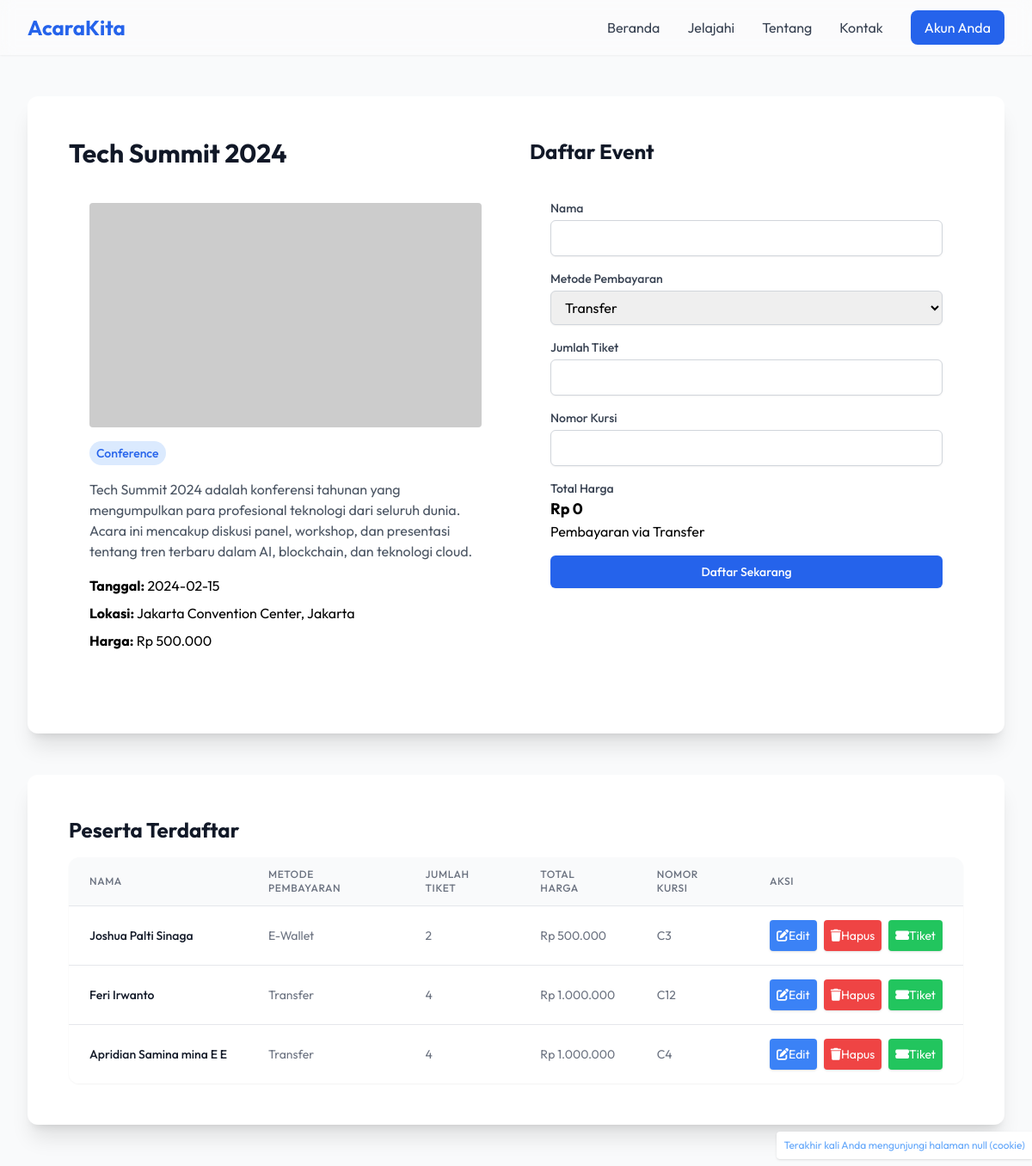
The app's page /detail.php?id=1 (signed in) with its own data.
### tables this page shows
CREATE TABLE `events` (
  `id` int(11) NOT NULL,
  `title` varchar(200) NOT NULL,
  `category` varchar(50) NOT NULL,
  `location` varchar(255) NOT NULL,
  `description` text DEFAULT NULL,
  `date` date NOT NULL,
  `price` int(11) NOT NULL,
  `created_at` timestamp NOT NULL DEFAULT current_timestamp()
);

CREATE TABLE `registrations` (
  `id` int(11) NOT NULL,
  `user_id` int(11) NOT NULL,
  `event_id` int(11) NOT NULL,
  `name` varchar(255) NOT NULL,
  `payment_method` enum('Transfer','E-Wallet') NOT NULL,
  `quantity` int(11) NOT NULL,
  `total_price` int(11) NOT NULL,
  `chair_number` int(11) DEFAULT NULL,
  `ip_address` varchar(50) DEFAULT NULL,
  `browser` text DEFAULT NULL,
  `created_at` timestamp NOT NULL DEFAULT current_timestamp()
);

### helper/database/Koneksi.php (called while the page is built, shortened)
<?php
class Koneksi {
    private $connection;
    public function __construct() {
        $this->host = "localhost";
        $this->username = "root";
        $this->password = "";
        $this->database = "acarakita";
        $this->connection = new mysqli($this->host, $this->username, $this->password, $this->database);
    }
    public function getConnection() {
        return $this->connection;
    }
}

### helper/database/EventController.php (called while the page is built, shortened)
<?php
require_once __DIR__ . '/Koneksi.php';
class EventController extends Koneksi {
    public function show($id) {
        $query = "SELECT * FROM events WHERE id=$id";
        $result = mysqli_query($this->getConnection(), $query);
        $row = mysqli_fetch_assoc($result);
        $event = new Event($row['title'], $row['category'], $row['location'], $row['description'], $row['date'], $row['price']);
        $event->id = $row['id'];
        $event->title = $row['title'];
        $event->category = $row['category'];
        $event->location = $row['location'];
        $event->description = $row['description'];
        $event->date = $row['date'];
        $event->price = $row['price'];
        $event->created_at = $row['created_at'];
        return $event;
    }
}
?>

### helper/database/RegistrationController.php (called while the page is built, shortened)
<?php
require_once __DIR__ . '/Koneksi.php';
class RegistrationController extends Koneksi {
    public function findByEventId($event_id) {
        $event_id = mysqli_real_escape_string($this->getConnection(), $event_id);
        $query = "SELECT * FROM registrations WHERE event_id='$event_id'";
        $result = mysqli_query($this->getConnection(), $query);
        $registrations = [];
        while ($row = mysqli_fetch_assoc($result)) {
            $registration = new Registration($row['user_id'], $row['event_id'], $row['name'], $row['payment_method'], $row['quantity'], $row['total_price'], $row['chair_number'], $row['ip_address'], $row['browser']);
            $registration->id = $row['id'];
            $registration->user_id = $row['user_id'];
            $registration->event_id = $row['event_id'];
            $registration->name = $row['name'];
            $registration->payment_method = $row['payment_method'];
            $registration->quantity = $row['quantity'];
            $registration->total_price = $row['total_price'];
            $registration->chair_number = $row['chair_number'];
            $registration->ip_address = $row['ip_address'];
            $registration->browser = $row['browser'];
            $registrations[] = $registration;
        }
        return $registrations;
    }
}
?>

### detail.php (the view, shortened to what this page needs)
<?php
require_once 'helper/database/EventController.php';
require_once 'helper/database/RegistrationController.php';
$eventController = new EventController();
$registrationController = new RegistrationController();
$eventId = isset($_GET['id']) ? $_GET['id'] : null;
if ($eventId) {
    $event = $eventController->show($eventId);
} else {
    header('Location: ../index.php');
    exit;
}
?>
<!DOCTYPE html>
<html lang="id">
<head>
    <script src="https://cdn.tailwindcss.com"></script>
    <link rel="stylesheet" href="./assets/css/style.css">
    <link rel="stylesheet" href="https://cdnjs.cloudflare.com/ajax/libs/font-awesome/6.0.0/css/all.min.css">
</head>
<body class="bg-gray-50">
    <header class="">
        <nav class="bg-white/30 backdrop-blur shadow-sm fixed w-full top-0 z-50">
            <div class="max-w-7xl mx-auto px-4 sm:px-6 lg:px-8">
                <div class="flex justify-between h-16">
                    <div class="flex items-center">
                        <a href="./dashboard.php" class="text-2xl font-bold text-blue-600">AcaraKita</a>
                    </div>
                    <div class="hidden sm:flex items-center space-x-8">
                        <a href="#" class="text-gray-700 transition hover:text-blue-600">Beranda</a>
                        <a href="#" class="text-gray-700 transition hover:text-blue-600">Jelajahi</a>
                        <a href="#" class="text-gray-700 transition hover:text-blue-600">Tentang</a>
                        <a href="#" class="text-gray-700 transition hover:text-blue-600">Kontak</a>
                        <a href="./account.php" class="bg-blue-600 text-white px-4 py-2 rounded-lg hover:bg-blue-700">Akun Anda</a>
                    </div>
                </div>
            </div>
        </nav>
    </header>
    <div class="max-w-7xl mx-auto px-4 sm:px-6 lg:px-8 py-12 mt-16">
        <div class="grid grid-cols-1 lg:grid-cols-2 gap-8 rounded-xl shadow-xl bg-white p-12">
            <div>
                <h1 class="text-3xl font-bold text-gray-900 mb-4"><?php echo $event->title; ?></h1>
                <div class="p-6 mb-6">
                    <img src="https://picsum.photos/700/400" alt="Event Image" class="rounded">
                    <div class="my-4">
                        <span class="inline-block bg-blue-100 text-blue-600 px-2 py-1 rounded-full text-sm font-medium">
                            <?php echo $event->category; ?>
                        </span>
                    </div>
                    <p class="text-gray-600 mb-4"><?php echo $event->description; ?></p>
                    <div class="space-y-2">
                        <p><strong>Tanggal:</strong> <?php echo $event->date; ?></p>
                        <p><strong>Lokasi:</strong> <?php echo $event->location; ?></p>
                        <p><strong>Harga:</strong> Rp <?php echo number_format($event->price, 0, ',', '.'); ?></p>
                    </div>
                </div>
            </div>
            <div>
                <h2 class="text-2xl font-bold text-gray-900 mb-4">Daftar Event</h2>
                <form id="registrationForm" method="POST" action="" class="p-6">
                    <div class="space-y-4">
                        <div>
                            <label for="name" class="block text-sm font-medium text-gray-700">Nama</label>
                            <input type="text" id="name" name="name" require_onced
                                class="mt-1 block w-full px-3 py-2 border border-gray-300 rounded-md shadow-sm focus:outline-none focus:ring-blue-600 focus:border-blue-600">
                        </div>
                        <div>
                            <label for="paymentMethod" class="block text-sm font-medium text-gray-700">Metode Pembayaran</label>
                            <select id="paymentMethod" name="paymentMethod" require_onced
                                class="mt-1 block w-full px-3 py-2 border border-gray-300 rounded-md shadow-sm focus:outline-none focus:ring-blue-600 focus:border-blue-600">
                                <option value="Transfer">Transfer</option>
                            </select>
                        </div>
                        <div>
                            <label for="quantity" class="block text-sm font-medium text-gray-700">Jumlah Tiket</label>
                            <input type="number" id="quantity" name="quantity" require_onced min="1"
                                class="mt-1 block w-full px-3 py-2 border border-gray-300 rounded-md shadow-sm focus:outline-none focus:ring-blue-600 focus:border-blue-600">
                        </div>
                        <div>
                            <label for="chairNumber" class="block text-sm font-medium text-gray-700">Nomor Kursi</label>
                            <input type="number" id="chairNumber" name="chairNumber"
                                class="mt-1 block w-full px-3 py-2 border border-gray-300 rounded-md shadow-sm focus:outline-none focus:ring-blue-600 focus:border-blue-600">
                        </div>
                        <div>
                            <label class="block text-sm font-medium text-gray-700">Total Harga</label>
                            <p id="totalPrice" class="text-lg font-bold">Rp -</p>
                            <p>Pembayaran via <span id="methodStatus">Transfer</span></p>
                        </div>
                        <button type="submit"
                            class="w-full flex justify-center py-2 px-4 border border-transparent rounded-md shadow-sm text-sm font-medium text-white bg-blue-600 hover:bg-blue-700 focus:outline-none focus:ring-2 focus:ring-offset-2 focus:ring-blue-600">
                            Daftar Sekarang
                        </button>
                    </div>
                </form>
            </div>
        </div>
        <div class="mt-12 bg-white rounded-xl shadow-xl p-12">
            <h2 class="text-2xl font-bold text-gray-900 mb-4">Peserta Terdaftar</h2>
            <div class="bg-white rounded-xl shadow-sm overflow-hidden">
                <table class="min-w-full divide-y divide-gray-200">
                    <thead class="bg-gray-50">
                        <tr>
                            <th scope="col" class="px-6 py-3 text-left text-xs font-medium text-gray-500 uppercase tracking-wider">Nama</th>
                            <th scope="col" class="px-6 py-3 text-left text-xs font-medium text-gray-500 uppercase tracking-wider">Metode Pembayaran</th>
                            <th scope="col" class="px-6 py-3 text-left text-xs font-medium text-gray-500 uppercase tracking-wider">Jumlah Tiket</th>
                            <th scope="col" class="px-6 py-3 text-left text-xs font-medium text-gray-500 uppercase tracking-wider">Total Harga</th>
                            <th scope="col" class="px-6 py-3 text-left text-xs font-medium text-gray-500 uppercase tracking-wider">Nomor Kursi</th>
                            <th scope="col" class="px-6 py-3 text-left text-xs font-medium text-gray-500 uppercase tracking-wider">Aksi</th>
                        </tr>
                    </thead>
                    <tbody id="registeredUsersTable" class="bg-white divide-y divide-gray-200">
                        <?php
                        $registeredUsers = [];
                        if ($event) {
                            $registeredUsers = $registrationController->findByEventId($event->id);
                        }
                        foreach ($registeredUsers as $user) {
                            echo '<tr>';
                            echo '<td class="px-6 py-4 whitespace-nowrap text-sm font-medium text-gray-900">' . $user->name . '</td>';
                            echo '<td class="px-6 py-4 whitespace-nowrap text-sm text-gray-500">' . $user->payment_method . '</td>';
                            echo '<td class="px-6 py-4 whitespace-nowrap text-sm text-gray-500">' . $user->quantity . '</td>';
                            echo '<td class="px-6 py-4 whitespace-nowrap text-sm text-gray-500">Rp ' . number_format($user->total_price, 0, ',', '.') . '</td>';
                            echo '<td class="px-6 py-4 whitespace-nowrap text-sm text-gray-500"> C' . ($user->chair_number ? $user->chair_number : '-') . '</td>';
                            if (strval($user->user_id) != strval($_SESSION['user']->id)) {
                                echo '<td class="px-6 py-4 whitespace-nowrap text-sm text-gray-600 italic">Peserta Lain</td>';
                            } else {
                                echo '<td class="px-6 py-4 whitespace-nowrap text-sm text-white flex gap-2">';
                                echo '<button onclick="showModal(\'editModal\', ' . htmlspecialchars(json_encode($user)) . ')" class="bg-blue-500 hover:bg-blue-700 transition rounded p-2 shadow"><i class="fas fa-edit"></i>Edit</button>';
                                echo '<button onclick="showModal(\'deleteModal\', { regId: ' . $user->id . ' })" class="bg-red-500 hover:bg-red-700 transition rounded p-2 shadow"><i class="fas fa-trash"></i>Hapus</button>';
                                echo '<button onclick="showModal(\'ticketModal\', ' . htmlspecialchars(json_encode($user)) . ')" class="bg-green-500 hover:bg-green-700 transition rounded p-2 shadow"><i class="fas fa-ticket-alt"></i>Tiket</button>';
                                echo '</td>';
                            }
                            echo '</tr>';
                        }
                        ?>
                    </tbody>
                </table>
            </div>
        </div>
    </div>
</body>
</html>

### assets/css/style.css (style rules this page uses)
* { scroll-behavior: smooth; }
body { font-family: "Outfit", sans-serif, system-ui, -apple-system, BlinkMacSystemFont, "Segoe UI", Roboto, Oxygen, Ubuntu, Cantarell, "Open Sans", "Helvetica Neue", sans-serif; }

### records on screen
events: title "Tech Summit 2024", category "Conference", description "Tech Summit 2024 adalah konferensi tahunan yang mengumpulkan para profesional teknologi dari seluruh dunia. Acara ini mencakup diskusi panel, workshop, dan presentasi tentang tren terbaru dalam AI, blockchain, dan teknologi cloud.", date "2024-02-15", location "Jakarta Convention Center, Jakarta", price "500.000"
registrations: name "Joshua Palti Sinaga", payment_method "E-Wallet", quantity "2", total_price "500.000", chair_number "3"
registrations: name "Feri Irwanto", payment_method "Transfer", quantity "4", total_price "1.000.000", chair_number "12"
registrations: name "Apridian Samina mina E E", payment_method "Transfer", quantity "4", total_price "1.000.000", chair_number "4"
